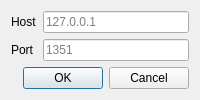
<?xml version="1.0" encoding="UTF-8"?>
<ui version="4.0">
 <class>ConnectDialog</class>
 <widget class="QDialog" name="ConnectDialog">
  <property name="windowTitle">
   <string>Connect...</string>
  </property>
  <layout class="QFormLayout" name="formLayout">
   <item row="0" column="0">
    <widget class="QLabel" name="host_label">
     <property name="text">
      <string>Host</string>
     </property>
     <property name="buddy">
      <cstring>host</cstring>
     </property>
    </widget>
   </item>
   <item row="0" column="1">
    <widget class="QLineEdit" name="host">
     <property name="placeholderText">
      <string>127.0.0.1</string>
     </property>
    </widget>
   </item>
   <item row="2" column="0" colspan="2">
    <widget class="QDialogButtonBox" name="buttonBox">
     <property name="orientation">
      <enum>Qt::Horizontal</enum>
     </property>
     <property name="standardButtons">
      <set>QDialogButtonBox::Cancel|QDialogButtonBox::Ok</set>
     </property>
    </widget>
   </item>
   <item row="1" column="1">
    <widget class="QLineEdit" name="port">
     <property name="placeholderText">
      <string>1351</string>
     </property>
    </widget>
   </item>
   <item row="1" column="0">
    <widget class="QLabel" name="label">
     <property name="text">
      <string>Port</string>
     </property>
     <property name="buddy">
      <cstring>port</cstring>
     </property>
    </widget>
   </item>
  </layout>
 </widget>
 <resources/>
 <connections>
  <connection>
   <sender>buttonBox</sender>
   <signal>accepted()</signal>
   <receiver>ConnectDialog</receiver>
   <slot>accept()</slot>
   <hints>
    <hint type="sourcelabel">
     <x>248</x>
     <y>254</y>
    </hint>
    <hint type="destinationlabel">
     <x>157</x>
     <y>274</y>
    </hint>
   </hints>
  </connection>
  <connection>
   <sender>buttonBox</sender>
   <signal>rejected()</signal>
   <receiver>ConnectDialog</receiver>
   <slot>reject()</slot>
   <hints>
    <hint type="sourcelabel">
     <x>316</x>
     <y>260</y>
    </hint>
    <hint type="destinationlabel">
     <x>286</x>
     <y>274</y>
    </hint>
   </hints>
  </connection>
 </connections>
</ui>
